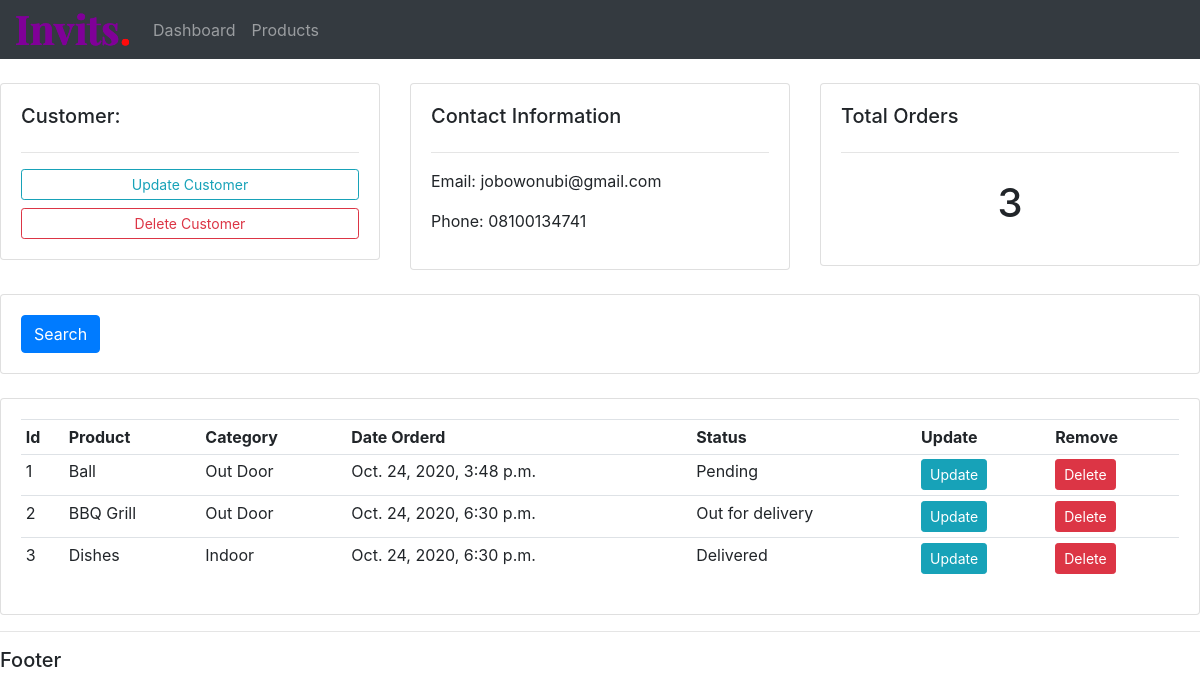
Screenshot of /customer/1 with the database file from the repository.
### account/models.py (models this page shows, shortened)
class Customer(models.Model):
    name = models.CharField(max_length=50, null=True)
    phone = models.CharField(max_length=15, null=True)
    email = models.EmailField(null=True)
    date_created = models.DateTimeField(auto_now_add=True)

class Order(models.Model):
    STATUS = [
        ('Pending', 'Pending'),
        ('Out for delivery', 'Out for delivery'),
        ('Delivered', 'Delivered')
    ]
    customer = models.ForeignKey(
        Customer, null=True, on_delete=models.SET_NULL)
    product = models.ForeignKey(Product, null=True, on_delete=models.SET_NULL)
    status = models.CharField(max_length=18, choices=STATUS)
    date_created = models.DateTimeField(auto_now_add=True)

class Product(models.Model):
    CATEGORY = [
        ('Indoor', 'Indoor'),
        ('Out Door', 'Out Door')
    ]
    name = models.CharField(max_length=50, null=True)
    price = models.FloatField()
    category = models.CharField(max_length=50, null=True, choices=CATEGORY)
    description = models.TextField(null=True, blank=True)
    tags = models.ManyToManyField(Tag)
    date_created = models.DateTimeField(auto_now_add=True)
    def __str__(self):
        return self.name

### account/views.py (the view)
# urls.py: path('customer/<int:customer_id>', views.customer, name='customer'),
def customer(request, customer_id):
    customer = get_object_or_404(Customer, id=customer_id)
    orders = customer.order_set.all()
    context = {
        'customer': customer,
        'orders': orders,
        'total_orders': orders.count()
    }
    return render(request, "account/customer.html", context)

### account/templates/account/customer.html
{% extends 'account/main.html' %}
{% block content %}
	<br>
<div class="row">
	<div class="col-md-4">
		<div class="card card-body">
			<h5>Customer:</h5>
			<hr>
			<a class="btn btn-outline-info  btn-sm btn-block" href="">Update Customer</a>
			<a class="btn btn-outline-danger  btn-sm btn-block" href="">Delete Customer</a>
		</div>
	</div>
	<div class="col-md-4">
		<div class="card card-body">
			<h5>Contact Information</h5>
			<hr>
			<p>Email: {{ customer.email }} </p>
			<p>Phone: {{ customer.phone }}</p>
		</div>
	</div>
	<div class="col-md-4">
		<div class="card card-body">
			<h5>Total Orders</h5>
			<hr>
			<h1 style="text-align: center;padding: 10px">{{ total_orders }}</h1>
		</div>
	</div>
</div>
<br>
<div class="row">
	<div class="col">
		<div class="card card-body">
			<form method="get">
		    <button class="btn btn-primary" type="submit">Search</button>
		  </form>
		</div>
	</div>
</div>
<br>
<div class="row">
	<div class="col-md">
		<div class="card card-body">
			<table class="table table-sm">
				<tr>
					<th>Id</th>
					<th>Product</th>
					<th>Category</th>
					<th>Date Orderd</th>
					<th>Status</th>
					<th>Update</th>
					<th>Remove</th>
				</tr>
{% for order in  orders %}
<tr>
	<td>{{ forloop.counter }}</td>
	<td>{{ order.product }}</td>
	<td>{{ order.product.category }}</td>
	<td>{{ order.date_created }}</td>
	<td>{{ order.status }}</td>
	<td><a class="btn btn-sm btn-info" href="#{{ order.id }}">Update</a></td>
	<td><a class="btn btn-sm btn-danger"  href="#{{ order.id }}">Delete</a></td>
</tr>
{% endfor %}
			</table>
		</div>
	</div>
</div>
{% endblock %}

### static/css/main.css (style rules this page uses)
body { background-color: #ebeff5; }

### rows the page displays
Customer: email "jobowonubi@gmail.com", phone "08100134741"
Order: product "Ball", product.category "Out Door", date_created "Oct. 24, 2020, 3:48 p.m.", status "Pending"
Order: product "BBQ Grill", product.category "Out Door", date_created "Oct. 24, 2020, 6:30 p.m.", status "Out for delivery"
Order: product "Dishes", product.category "Indoor", date_created "Oct. 24, 2020, 6:30 p.m.", status "Delivered"

### other values shown
{{ total_orders }} "3"
